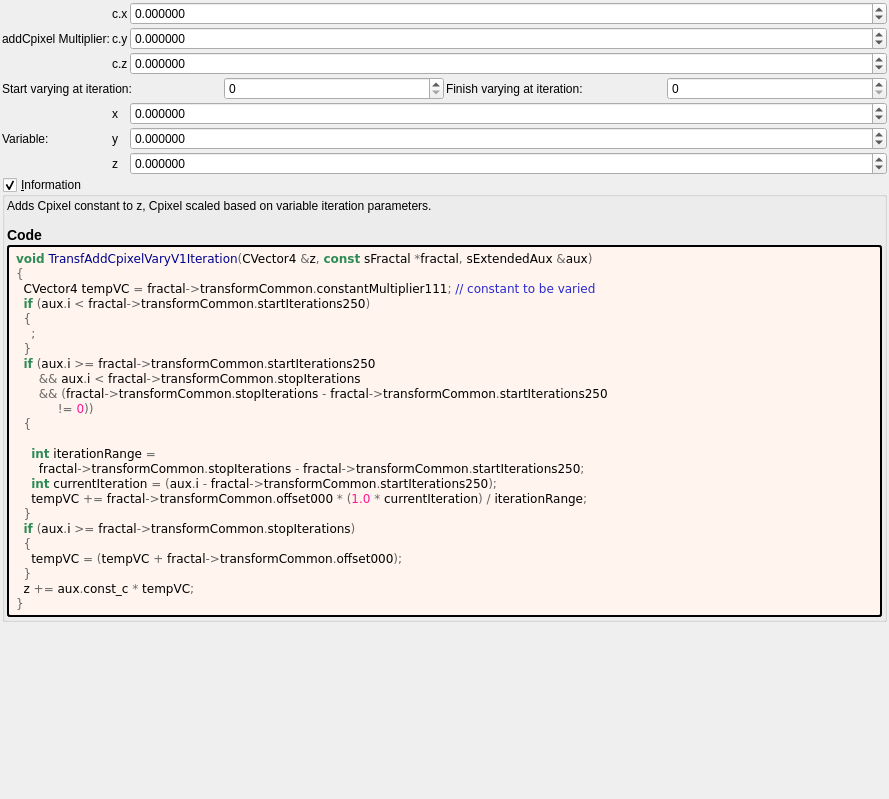
<?xml version="1.0" encoding="UTF-8"?>
<ui version="4.0">
 <class>transf_add_cpixel_vary_v1</class>
 <widget class="QWidget" name="Form">
  <property name="geometry">
   <rect>
    <x>0</x>
    <y>0</y>
    <width>889</width>
    <height>799</height>
   </rect>
  </property>
  <property name="windowTitle">
   <string notr="true">transf_add_cpixel_vary_v1</string>
  </property>
  <layout class="QVBoxLayout" name="verticalLayout">
   <property name="spacing">
    <number>2</number>
   </property>
   <property name="leftMargin">
    <number>2</number>
   </property>
   <property name="topMargin">
    <number>2</number>
   </property>
   <property name="rightMargin">
    <number>2</number>
   </property>
   <property name="bottomMargin">
    <number>2</number>
   </property>
   <item>
    <layout class="QGridLayout" name="gridLayout_44" columnstretch="0,0,1">
     <property name="spacing">
      <number>2</number>
     </property>
     <item row="6" column="1">
      <widget class="QLabel" name="label_161">
       <property name="text">
        <string notr="true">z</string>
       </property>
      </widget>
     </item>
     <item row="2" column="1">
      <widget class="QLabel" name="label_163">
       <property name="text">
        <string notr="true">c.z</string>
       </property>
      </widget>
     </item>
     <item row="1" column="2">
      <widget class="MyDoubleSpinBox" name="spinbox3_transf_constant_multiplier_111_y">
       <property name="sizePolicy">
        <sizepolicy hsizetype="Minimum" vsizetype="Maximum">
         <horstretch>0</horstretch>
         <verstretch>0</verstretch>
        </sizepolicy>
       </property>
       <property name="prefix">
        <string/>
       </property>
       <property name="suffix">
        <string/>
       </property>
       <property name="decimals">
        <number>6</number>
       </property>
       <property name="minimum">
        <double>-99.989999999999995</double>
       </property>
       <property name="maximum">
        <double>99.989999999999995</double>
       </property>
       <property name="singleStep">
        <double>0.100000000000000</double>
       </property>
      </widget>
     </item>
     <item row="1" column="1">
      <widget class="QLabel" name="label_162">
       <property name="text">
        <string notr="true">c.y</string>
       </property>
      </widget>
     </item>
     <item row="5" column="2">
      <widget class="MyDoubleSpinBox" name="spinbox3_transf_offset_000_y">
       <property name="sizePolicy">
        <sizepolicy hsizetype="Minimum" vsizetype="Maximum">
         <horstretch>0</horstretch>
         <verstretch>0</verstretch>
        </sizepolicy>
       </property>
       <property name="prefix">
        <string/>
       </property>
       <property name="suffix">
        <string/>
       </property>
       <property name="decimals">
        <number>6</number>
       </property>
       <property name="minimum">
        <double>-99.989999999999995</double>
       </property>
       <property name="maximum">
        <double>99.989999999999995</double>
       </property>
       <property name="singleStep">
        <double>0.100000000000000</double>
       </property>
      </widget>
     </item>
     <item row="5" column="1">
      <widget class="QLabel" name="label_165">
       <property name="text">
        <string notr="true">y</string>
       </property>
      </widget>
     </item>
     <item row="4" column="2">
      <widget class="MyDoubleSpinBox" name="spinbox3_transf_offset_000_x">
       <property name="sizePolicy">
        <sizepolicy hsizetype="Minimum" vsizetype="Maximum">
         <horstretch>0</horstretch>
         <verstretch>0</verstretch>
        </sizepolicy>
       </property>
       <property name="prefix">
        <string/>
       </property>
       <property name="suffix">
        <string/>
       </property>
       <property name="decimals">
        <number>6</number>
       </property>
       <property name="minimum">
        <double>-99.989999999999995</double>
       </property>
       <property name="maximum">
        <double>99.989999999999995</double>
       </property>
       <property name="singleStep">
        <double>0.100000000000000</double>
       </property>
      </widget>
     </item>
     <item row="5" column="0">
      <widget class="QLabel" name="label_166">
       <property name="text">
        <string>Variable:</string>
       </property>
      </widget>
     </item>
     <item row="4" column="1">
      <widget class="QLabel" name="label_167">
       <property name="text">
        <string notr="true">x</string>
       </property>
      </widget>
     </item>
     <item row="0" column="2">
      <widget class="MyDoubleSpinBox" name="spinbox3_transf_constant_multiplier_111_x">
       <property name="sizePolicy">
        <sizepolicy hsizetype="Minimum" vsizetype="Maximum">
         <horstretch>0</horstretch>
         <verstretch>0</verstretch>
        </sizepolicy>
       </property>
       <property name="prefix">
        <string/>
       </property>
       <property name="suffix">
        <string/>
       </property>
       <property name="decimals">
        <number>6</number>
       </property>
       <property name="minimum">
        <double>-99.989999999999995</double>
       </property>
       <property name="maximum">
        <double>99.989999999999995</double>
       </property>
       <property name="singleStep">
        <double>0.100000000000000</double>
       </property>
      </widget>
     </item>
     <item row="0" column="1">
      <widget class="QLabel" name="label_160">
       <property name="text">
        <string notr="true">c.x</string>
       </property>
      </widget>
     </item>
     <item row="2" column="2">
      <widget class="MyDoubleSpinBox" name="spinbox3_transf_constant_multiplier_111_z">
       <property name="sizePolicy">
        <sizepolicy hsizetype="Minimum" vsizetype="Maximum">
         <horstretch>0</horstretch>
         <verstretch>0</verstretch>
        </sizepolicy>
       </property>
       <property name="prefix">
        <string/>
       </property>
       <property name="suffix">
        <string/>
       </property>
       <property name="decimals">
        <number>6</number>
       </property>
       <property name="minimum">
        <double>-99.989999999999995</double>
       </property>
       <property name="maximum">
        <double>99.989999999999995</double>
       </property>
       <property name="singleStep">
        <double>0.100000000000000</double>
       </property>
      </widget>
     </item>
     <item row="6" column="2">
      <widget class="MyDoubleSpinBox" name="spinbox3_transf_offset_000_z">
       <property name="sizePolicy">
        <sizepolicy hsizetype="Minimum" vsizetype="Maximum">
         <horstretch>0</horstretch>
         <verstretch>0</verstretch>
        </sizepolicy>
       </property>
       <property name="prefix">
        <string/>
       </property>
       <property name="suffix">
        <string/>
       </property>
       <property name="decimals">
        <number>6</number>
       </property>
       <property name="minimum">
        <double>-99.989999999999995</double>
       </property>
       <property name="maximum">
        <double>99.989999999999995</double>
       </property>
       <property name="singleStep">
        <double>0.100000000000000</double>
       </property>
      </widget>
     </item>
     <item row="3" column="0" colspan="3">
      <layout class="QGridLayout" name="gridLayout_45">
       <item row="0" column="2">
        <widget class="QLabel" name="label_169">
         <property name="text">
          <string>Finish varying at iteration:</string>
         </property>
         <property name="wordWrap">
          <bool>true</bool>
         </property>
        </widget>
       </item>
       <item row="0" column="1">
        <widget class="MySpinBox" name="spinboxInt_transf_start_iterations_250">
         <property name="sizePolicy">
          <sizepolicy hsizetype="Minimum" vsizetype="Maximum">
           <horstretch>0</horstretch>
           <verstretch>0</verstretch>
          </sizepolicy>
         </property>
         <property name="maximum">
          <number>999</number>
         </property>
        </widget>
       </item>
       <item row="0" column="0">
        <widget class="QLabel" name="label_171">
         <property name="text">
          <string>Start varying at iteration:</string>
         </property>
         <property name="wordWrap">
          <bool>true</bool>
         </property>
        </widget>
       </item>
       <item row="0" column="3">
        <widget class="MySpinBox" name="spinboxInt_transf_stop_iterations">
         <property name="sizePolicy">
          <sizepolicy hsizetype="Minimum" vsizetype="Maximum">
           <horstretch>0</horstretch>
           <verstretch>0</verstretch>
          </sizepolicy>
         </property>
         <property name="maximum">
          <number>999</number>
         </property>
        </widget>
       </item>
      </layout>
     </item>
     <item row="0" column="0" rowspan="3">
      <widget class="QLabel" name="label_164">
       <property name="text">
        <string>addCpixel Multiplier:</string>
       </property>
       <property name="wordWrap">
        <bool>true</bool>
       </property>
      </widget>
     </item>
    </layout>
   </item>
   <item>
    <widget class="MyGroupBox" name="groupCheck_info">
     <property name="title">
      <string>&amp;Information</string>
     </property>
     <property name="flat">
      <bool>false</bool>
     </property>
     <property name="checkable">
      <bool>true</bool>
     </property>
     <layout class="QVBoxLayout" name="verticalLayout_2">
      <property name="spacing">
       <number>2</number>
      </property>
      <property name="leftMargin">
       <number>2</number>
      </property>
      <property name="topMargin">
       <number>2</number>
      </property>
      <property name="rightMargin">
       <number>2</number>
      </property>
      <property name="bottomMargin">
       <number>2</number>
      </property>
      <item>
       <widget class="QLabel" name="label_information_general">
        <property name="text">
         <string notr="true">&lt;p&gt;Adds Cpixel constant to z, Cpixel scaled  based on variable iteration parameters.&lt;/p&gt;&lt;table&gt;
&lt;/table&gt;
&lt;h3&gt;Code&lt;/h3&gt;</string>
        </property>
        <property name="wordWrap">
         <bool>true</bool>
        </property>
        <property name="openExternalLinks">
         <bool>true</bool>
        </property>
        <property name="textInteractionFlags">
         <set>Qt::LinksAccessibleByMouse|Qt::TextSelectableByMouse</set>
        </property>
       </widget>
      </item>
      <item>
       <widget class="QLabel" name="label_code_content">
        <property name="styleSheet">
         <string notr="true">border-style: outset; border-width: 2px; border-radius: 3px; border-color: black; background-color: #fff5ee; padding: 4px;</string>
        </property>
        <property name="text">
         <string notr="true">&lt;body style=&quot;background-color:#fff5ee&quot;&gt;
&lt;pre style=&quot;color:#000000; background-color:#fff5ee;  font-family:'Courier New',monospace;&quot;&gt;&lt;span style=&quot;color:#2e8b57; font-weight:bold&quot;&gt;void&lt;/span&gt; &lt;span style=&quot;color:#00008f&quot;&gt;TransfAddCpixelVaryV1Iteration&lt;/span&gt;&lt;span style=&quot;color:#676767&quot;&gt;(&lt;/span&gt;CVector4 &lt;span style=&quot;color:#676767&quot;&gt;&amp;amp;&lt;/span&gt;z&lt;span style=&quot;color:#676767&quot;&gt;,&lt;/span&gt; &lt;span style=&quot;color:#2e8b57; font-weight:bold&quot;&gt;const&lt;/span&gt; sFractal &lt;span style=&quot;color:#676767&quot;&gt;*&lt;/span&gt;fractal&lt;span style=&quot;color:#676767&quot;&gt;,&lt;/span&gt; sExtendedAux &lt;span style=&quot;color:#676767&quot;&gt;&amp;amp;&lt;/span&gt;aux&lt;span style=&quot;color:#676767&quot;&gt;)&lt;/span&gt;
&lt;span style=&quot;color:#676767&quot;&gt;{&lt;/span&gt;
  CVector4 tempVC &lt;span style=&quot;color:#676767&quot;&gt;=&lt;/span&gt; fractal&lt;span style=&quot;color:#676767&quot;&gt;-&amp;gt;&lt;/span&gt;transformCommon&lt;span style=&quot;color:#676767&quot;&gt;.&lt;/span&gt;constantMultiplier111&lt;span style=&quot;color:#676767&quot;&gt;;&lt;/span&gt; &lt;span style=&quot;color:#2929cc&quot;&gt;// constant to be varied&lt;/span&gt;
  &lt;span style=&quot;color:#2e8b57; font-weight:bold&quot;&gt;if&lt;/span&gt; &lt;span style=&quot;color:#676767&quot;&gt;(&lt;/span&gt;aux&lt;span style=&quot;color:#676767&quot;&gt;.&lt;/span&gt;i &lt;span style=&quot;color:#676767&quot;&gt;&amp;lt;&lt;/span&gt; fractal&lt;span style=&quot;color:#676767&quot;&gt;-&amp;gt;&lt;/span&gt;transformCommon&lt;span style=&quot;color:#676767&quot;&gt;.&lt;/span&gt;startIterations250&lt;span style=&quot;color:#676767&quot;&gt;)&lt;/span&gt;
  &lt;span style=&quot;color:#676767&quot;&gt;{&lt;/span&gt;
    &lt;span style=&quot;color:#676767&quot;&gt;;&lt;/span&gt;
  &lt;span style=&quot;color:#676767&quot;&gt;}&lt;/span&gt;
  &lt;span style=&quot;color:#2e8b57; font-weight:bold&quot;&gt;if&lt;/span&gt; &lt;span style=&quot;color:#676767&quot;&gt;(&lt;/span&gt;aux&lt;span style=&quot;color:#676767&quot;&gt;.&lt;/span&gt;i &lt;span style=&quot;color:#676767&quot;&gt;&amp;gt;=&lt;/span&gt; fractal&lt;span style=&quot;color:#676767&quot;&gt;-&amp;gt;&lt;/span&gt;transformCommon&lt;span style=&quot;color:#676767&quot;&gt;.&lt;/span&gt;startIterations250
      &lt;span style=&quot;color:#676767&quot;&gt;&amp;amp;&amp;amp;&lt;/span&gt; aux&lt;span style=&quot;color:#676767&quot;&gt;.&lt;/span&gt;i &lt;span style=&quot;color:#676767&quot;&gt;&amp;lt;&lt;/span&gt; fractal&lt;span style=&quot;color:#676767&quot;&gt;-&amp;gt;&lt;/span&gt;transformCommon&lt;span style=&quot;color:#676767&quot;&gt;.&lt;/span&gt;stopIterations
      &lt;span style=&quot;color:#676767&quot;&gt;&amp;amp;&amp;amp; (&lt;/span&gt;fractal&lt;span style=&quot;color:#676767&quot;&gt;-&amp;gt;&lt;/span&gt;transformCommon&lt;span style=&quot;color:#676767&quot;&gt;.&lt;/span&gt;stopIterations &lt;span style=&quot;color:#676767&quot;&gt;-&lt;/span&gt; fractal&lt;span style=&quot;color:#676767&quot;&gt;-&amp;gt;&lt;/span&gt;transformCommon&lt;span style=&quot;color:#676767&quot;&gt;.&lt;/span&gt;startIterations250
           &lt;span style=&quot;color:#676767&quot;&gt;!=&lt;/span&gt; &lt;span style=&quot;color:#ff1493&quot;&gt;0&lt;/span&gt;&lt;span style=&quot;color:#676767&quot;&gt;))&lt;/span&gt;
  &lt;span style=&quot;color:#676767&quot;&gt;{&lt;/span&gt;

    &lt;span style=&quot;color:#2e8b57; font-weight:bold&quot;&gt;int&lt;/span&gt; iterationRange &lt;span style=&quot;color:#676767&quot;&gt;=&lt;/span&gt;
      fractal&lt;span style=&quot;color:#676767&quot;&gt;-&amp;gt;&lt;/span&gt;transformCommon&lt;span style=&quot;color:#676767&quot;&gt;.&lt;/span&gt;stopIterations &lt;span style=&quot;color:#676767&quot;&gt;-&lt;/span&gt; fractal&lt;span style=&quot;color:#676767&quot;&gt;-&amp;gt;&lt;/span&gt;transformCommon&lt;span style=&quot;color:#676767&quot;&gt;.&lt;/span&gt;startIterations250&lt;span style=&quot;color:#676767&quot;&gt;;&lt;/span&gt;
    &lt;span style=&quot;color:#2e8b57; font-weight:bold&quot;&gt;int&lt;/span&gt; currentIteration &lt;span style=&quot;color:#676767&quot;&gt;= (&lt;/span&gt;aux&lt;span style=&quot;color:#676767&quot;&gt;.&lt;/span&gt;i &lt;span style=&quot;color:#676767&quot;&gt;-&lt;/span&gt; fractal&lt;span style=&quot;color:#676767&quot;&gt;-&amp;gt;&lt;/span&gt;transformCommon&lt;span style=&quot;color:#676767&quot;&gt;.&lt;/span&gt;startIterations250&lt;span style=&quot;color:#676767&quot;&gt;);&lt;/span&gt;
    tempVC &lt;span style=&quot;color:#676767&quot;&gt;+=&lt;/span&gt; fractal&lt;span style=&quot;color:#676767&quot;&gt;-&amp;gt;&lt;/span&gt;transformCommon&lt;span style=&quot;color:#676767&quot;&gt;.&lt;/span&gt;offset000 &lt;span style=&quot;color:#676767&quot;&gt;* (&lt;/span&gt;&lt;span style=&quot;color:#ff1493&quot;&gt;1.0&lt;/span&gt; &lt;span style=&quot;color:#676767&quot;&gt;*&lt;/span&gt; currentIteration&lt;span style=&quot;color:#676767&quot;&gt;) /&lt;/span&gt; iterationRange&lt;span style=&quot;color:#676767&quot;&gt;;&lt;/span&gt;
  &lt;span style=&quot;color:#676767&quot;&gt;}&lt;/span&gt;
  &lt;span style=&quot;color:#2e8b57; font-weight:bold&quot;&gt;if&lt;/span&gt; &lt;span style=&quot;color:#676767&quot;&gt;(&lt;/span&gt;aux&lt;span style=&quot;color:#676767&quot;&gt;.&lt;/span&gt;i &lt;span style=&quot;color:#676767&quot;&gt;&amp;gt;=&lt;/span&gt; fractal&lt;span style=&quot;color:#676767&quot;&gt;-&amp;gt;&lt;/span&gt;transformCommon&lt;span style=&quot;color:#676767&quot;&gt;.&lt;/span&gt;stopIterations&lt;span style=&quot;color:#676767&quot;&gt;)&lt;/span&gt;
  &lt;span style=&quot;color:#676767&quot;&gt;{&lt;/span&gt;
    tempVC &lt;span style=&quot;color:#676767&quot;&gt;= (&lt;/span&gt;tempVC &lt;span style=&quot;color:#676767&quot;&gt;+&lt;/span&gt; fractal&lt;span style=&quot;color:#676767&quot;&gt;-&amp;gt;&lt;/span&gt;transformCommon&lt;span style=&quot;color:#676767&quot;&gt;.&lt;/span&gt;offset000&lt;span style=&quot;color:#676767&quot;&gt;);&lt;/span&gt;
  &lt;span style=&quot;color:#676767&quot;&gt;}&lt;/span&gt;
  z &lt;span style=&quot;color:#676767&quot;&gt;+=&lt;/span&gt; aux&lt;span style=&quot;color:#676767&quot;&gt;.&lt;/span&gt;const_c &lt;span style=&quot;color:#676767&quot;&gt;*&lt;/span&gt; tempVC&lt;span style=&quot;color:#676767&quot;&gt;;&lt;/span&gt;
&lt;span style=&quot;color:#676767&quot;&gt;}&lt;/span&gt;
&lt;/pre&gt;
&lt;/body&gt;</string>
        </property>
        <property name="wordWrap">
         <bool>true</bool>
        </property>
        <property name="openExternalLinks">
         <bool>true</bool>
        </property>
        <property name="textInteractionFlags">
         <set>Qt::LinksAccessibleByMouse|Qt::TextSelectableByMouse</set>
        </property>
       </widget>
      </item>
     </layout>
    </widget>
   </item>
   <item>
    <spacer name="verticalSpacer">
     <property name="orientation">
      <enum>Qt::Vertical</enum>
     </property>
     <property name="sizeHint" stdset="0">
      <size>
       <width>20</width>
       <height>40</height>
      </size>
     </property>
    </spacer>
   </item>
  </layout>
 </widget>
 <customwidgets>
  <customwidget>
   <class>MyDoubleSpinBox</class>
   <extends>QDoubleSpinBox</extends>
   <header>my_double_spin_box.h</header>
  </customwidget>
  <customwidget>
   <class>MyGroupBox</class>
   <extends>QGroupBox</extends>
   <header>my_group_box.h</header>
   <container>1</container>
  </customwidget>
  <customwidget>
   <class>MySpinBox</class>
   <extends>QSpinBox</extends>
   <header>my_spin_box.h</header>
  </customwidget>
 </customwidgets>
 <tabstops>
  <tabstop>spinbox3_transf_constant_multiplier_111_x</tabstop>
  <tabstop>spinbox3_transf_constant_multiplier_111_y</tabstop>
  <tabstop>spinbox3_transf_constant_multiplier_111_z</tabstop>
  <tabstop>spinboxInt_transf_start_iterations_250</tabstop>
  <tabstop>spinboxInt_transf_stop_iterations</tabstop>
  <tabstop>spinbox3_transf_offset_000_x</tabstop>
  <tabstop>spinbox3_transf_offset_000_y</tabstop>
  <tabstop>spinbox3_transf_offset_000_z</tabstop>
  <tabstop>groupCheck_info</tabstop>
 </tabstops>
 <resources/>
 <connections/>
</ui>
